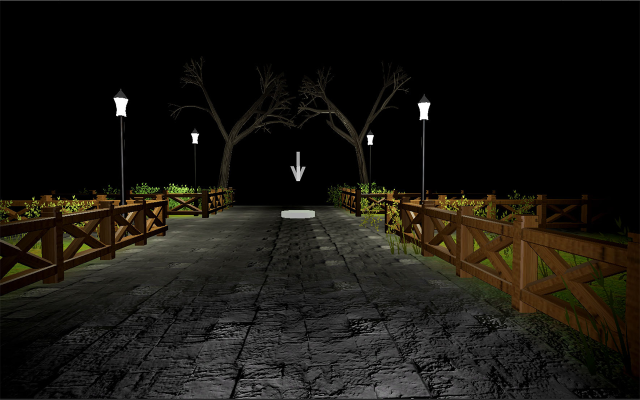
#> input picture Resize/Screenshots/1apitode.png, 1280 x 800 px (shown at 1/2 size); its folder holds 4 pictures in this run
$ python ResizeLandscape.py
#> lines starting #> are read from the running program, lines starting #| are printed output that depends on the picture; pictures that were not available may be replaced by others from this repository, and a replacement may not be noted
import os
from PIL import Image

# Input and output directories
input_directory = "Screenshots"
output_Iphone67 = "Iphone6.7"
output_Iphone65 = "Iphone6.5"
output_Iphone55 = "Iphone5.5"
output_Iphone129 = "Ipad12.9"

# Create the output directory if it doesn't exist
# Remove previous files in the output folder
for filename in os.listdir(output_Iphone67):
    file_path = os.path.join(output_Iphone67, filename)
    if os.path.isfile(file_path):
        os.remove(file_path)

for filename in os.listdir(output_Iphone65):
    file_path = os.path.join(output_Iphone65, filename)
    if os.path.isfile(file_path):
        os.remove(file_path)

for filename in os.listdir(output_Iphone55):
    file_path = os.path.join(output_Iphone55, filename)
    if os.path.isfile(file_path):
        os.remove(file_path)

for filename in os.listdir(output_Iphone129):
    file_path = os.path.join(output_Iphone129, filename)
    if os.path.isfile(file_path):
        os.remove(file_path)

# Desired dimensions for resized images
new_width = 800  # Replace with your desired width
new_height = 600  # Replace with your desired height

def resize_file(img,target_width,target_height,outputfolder):

# Calculate the aspect ratio of the image
            aspect_ratio = img.width / img.height

            # Calculate the new dimensions while maintaining the aspect ratio
            if aspect_ratio > (target_width / target_height):
                new_width = target_width
                new_height = int(target_width / aspect_ratio)
            else:
                new_width = int(target_height * aspect_ratio)
                new_height = target_height

            # Resize the image while maintaining the aspect ratio
            img = img.resize((new_width, new_height))

            # Calculate the coordinates for cropping to the target dimensions
            left = (new_width - target_width) / 2
            top = (new_height - target_height) / 2
            right = (new_width + target_width) / 2
            bottom = (new_height + target_height) / 2

            # Crop the image to the target dimensions
            img = img.crop((left, top, right, bottom))
            # Save the resized image to the output directory
            img.save(os.path.join(outputfolder, filename))


# Loop through all files in the input directory
for filename in os.listdir(input_directory):
    if filename.endswith(('.jpg', '.jpeg', '.png', '.bmp', '.gif')):  # Add more extensions as needed
        try:
            # Open the image file
            with Image.open(os.path.join(input_directory, filename)) as img:

#> img is the input picture: PIL image 1280x800 RGBA; mean R, G, B, A 23.6, 21.3, 16.2, 254.9
                resize_file(img,2796,1290,output_Iphone67)
#> in resize_file, `img = img.crop((left, top, right, bottom))`:
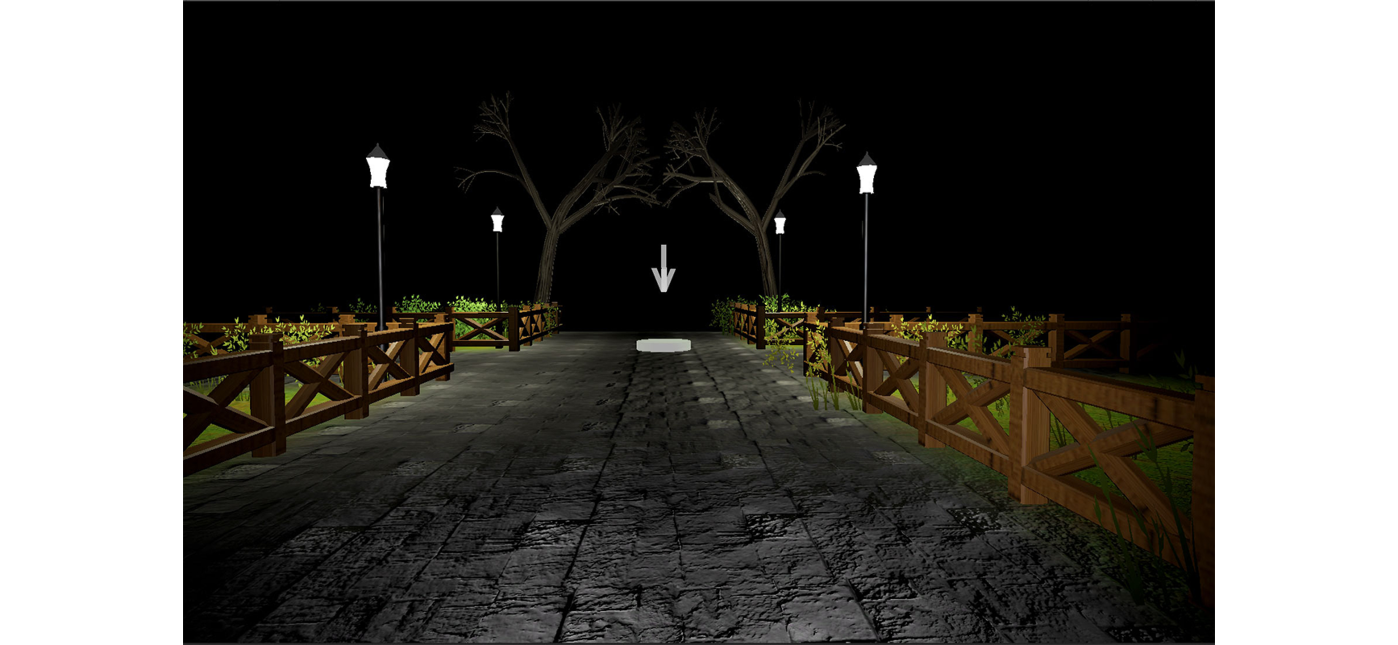
#> img: PIL image 2796x1290 RGBA (shown at 1/2 size); mean R, G, B, A 17.4, 15.7, 12, 188.2; transparent parts drawn white
                resize_file(img,2778,1284,output_Iphone65)
                resize_file(img,2208,1242,output_Iphone55)
#> call 3 of resize_file, with target_width = 2208, target_height = 1242, outputfolder = 'Iphone5.5'
#> in resize_file (call 3), `img = img.crop((left, top, right, bottom))`:
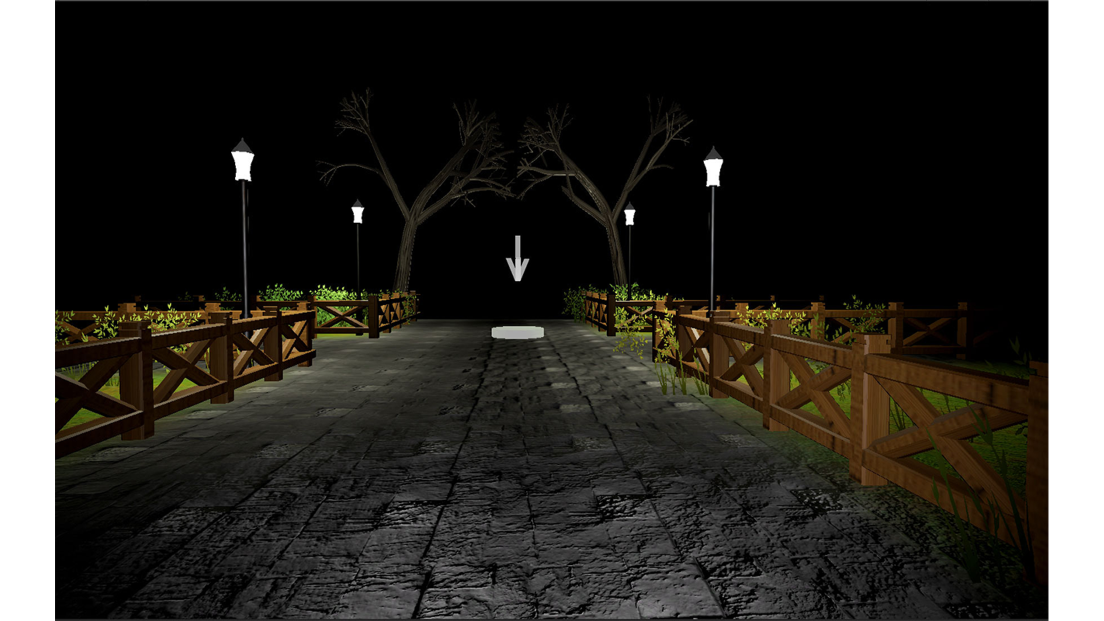
#> img: PIL image 2208x1242 RGBA (shown at 1/2 size); mean R, G, B, A 21.2, 19.2, 14.6, 229.4; transparent parts drawn white
                resize_file(img,2732,2048,output_Iphone129)
#> call 4 of resize_file, with target_width = 2732, target_height = 2048, outputfolder = 'Ipad12.9'
#> in resize_file (call 4), `img = img.crop((left, top, right, bottom))`:
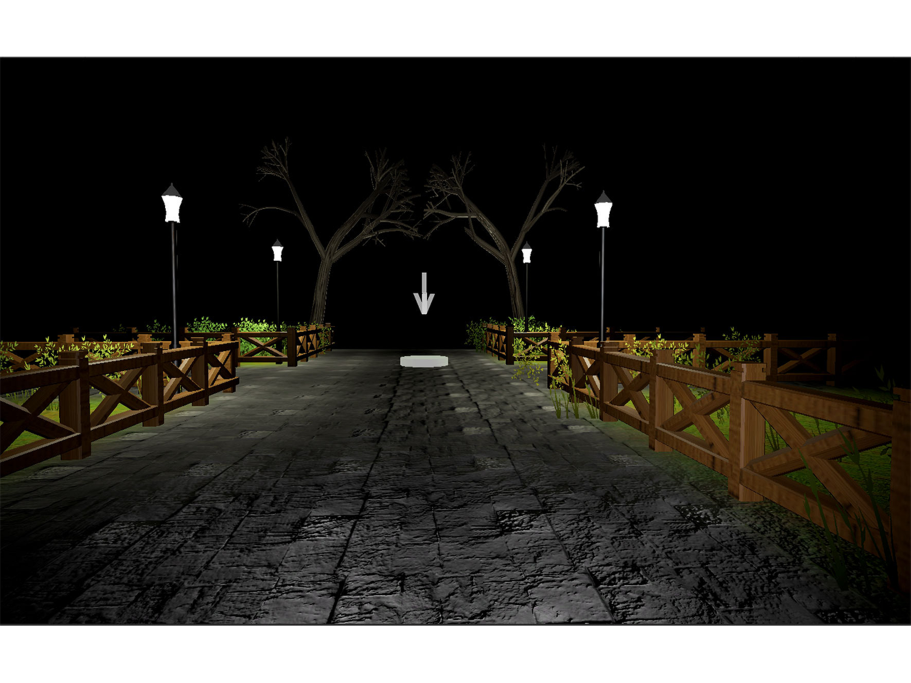
#> img: PIL image 2732x2048 RGBA (shown at 1/3 size); mean R, G, B, A 19.7, 17.8, 13.5, 212.5; transparent parts drawn white


        except Exception as e:
            print(f"Error processing {filename}: {str(e)}")
    else:
        print(f"Skipping {filename} (not a supported image format)")
#> pass 2 of the loop `for filename in os.listdir(input_directory):`:
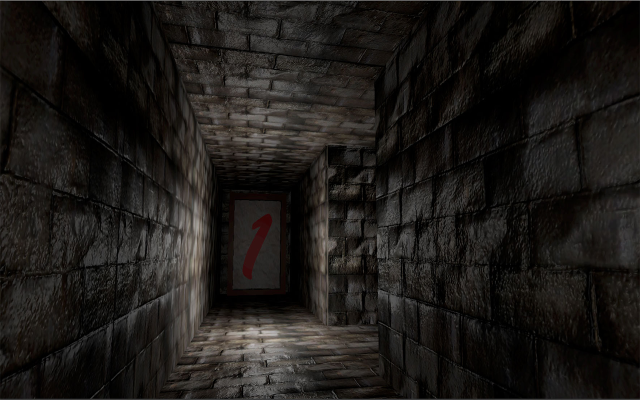
#> input picture Resize/Screenshots/2apitode.png, 1280 x 800 px (shown at 1/2 size)
#> img is the input picture: PIL image 1280x800 RGBA; mean R, G, B, A 29.2, 26.4, 23.7, 254.9
#> in resize_file (call 7), `img = img.crop((left, top, right, bottom))`:
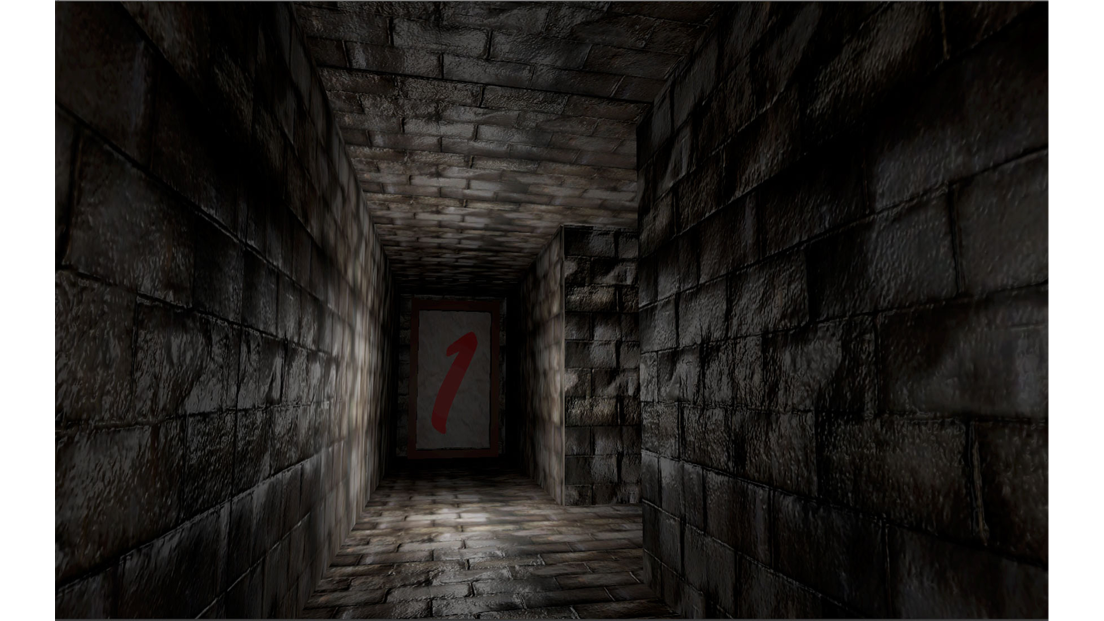
#> img: PIL image 2208x1242 RGBA (shown at 1/2 size); mean R, G, B, A 26.2, 23.8, 21.4, 229.4; transparent parts drawn white
#> in resize_file (call 8), `img = img.crop((left, top, right, bottom))`:
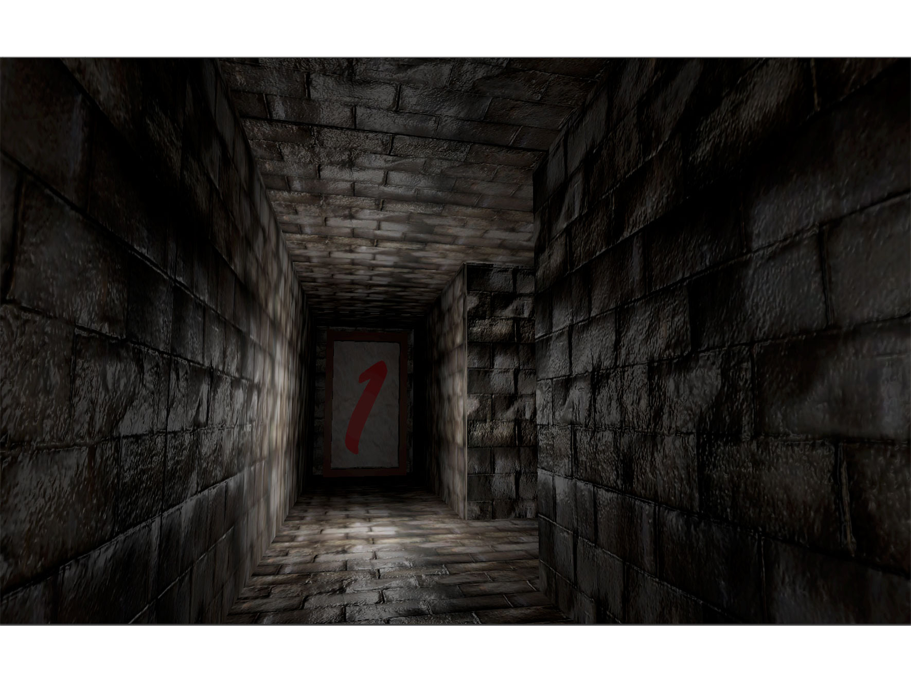
#> img: PIL image 2732x2048 RGBA (shown at 1/3 size); mean R, G, B, A 24.3, 22, 19.8, 212.5; transparent parts drawn white
#> pass 3 of the loop `for filename in os.listdir(input_directory):`:
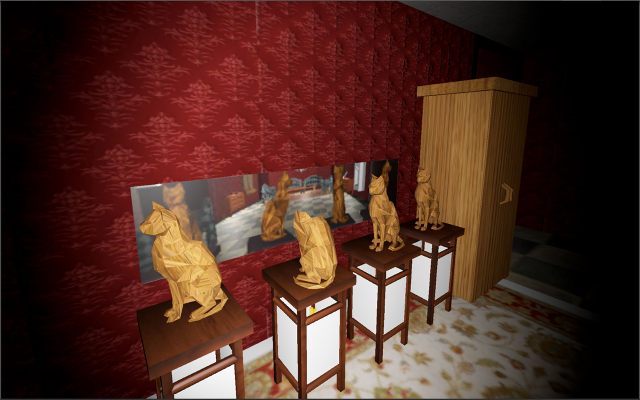
#> input picture Resize/Screenshots/3apitode.png, 1280 x 800 px (shown at 1/2 size)
#> img is the input picture: PIL image 1280x800 RGBA; mean R, G, B, A 77.6, 43.6, 34.5, 254.9
#> in resize_file (call 9), `img = img.crop((left, top, right, bottom))`:
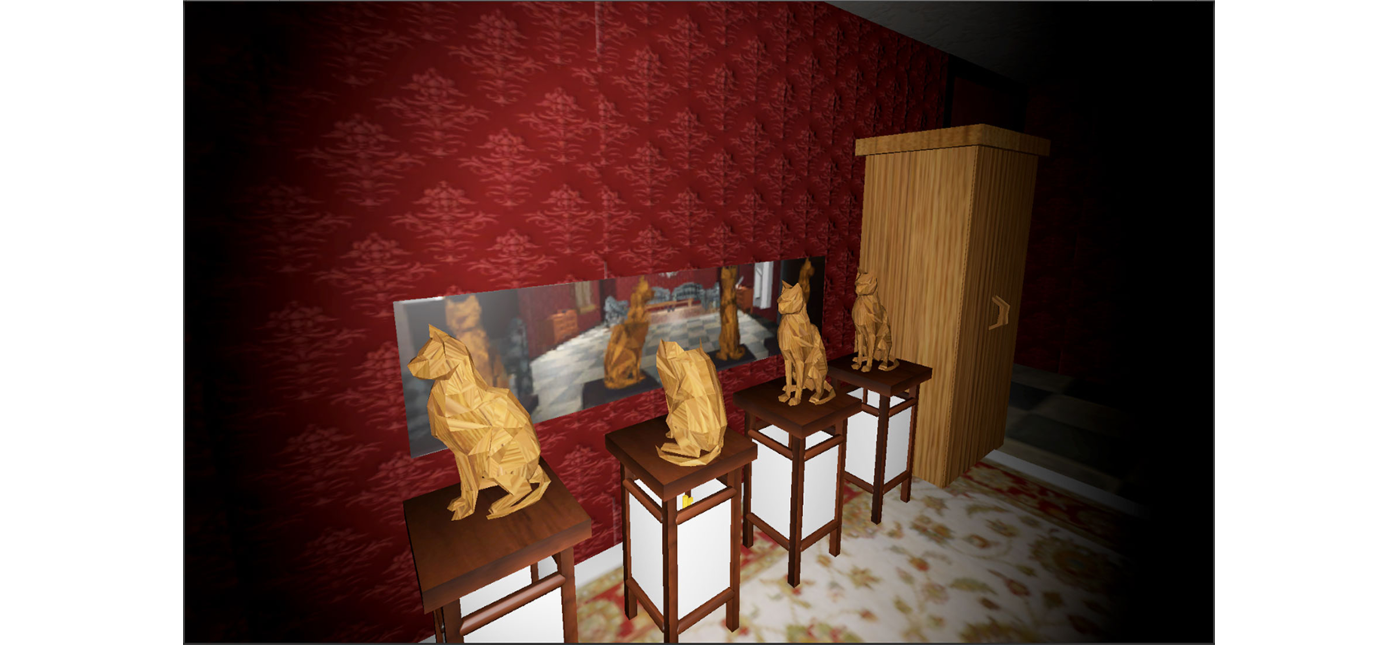
#> img: PIL image 2796x1290 RGBA (shown at 1/2 size); mean R, G, B, A 57.3, 32.2, 25.5, 188.2; transparent parts drawn white
#> (the run stopped early here; a loop or call above may not have finished)
